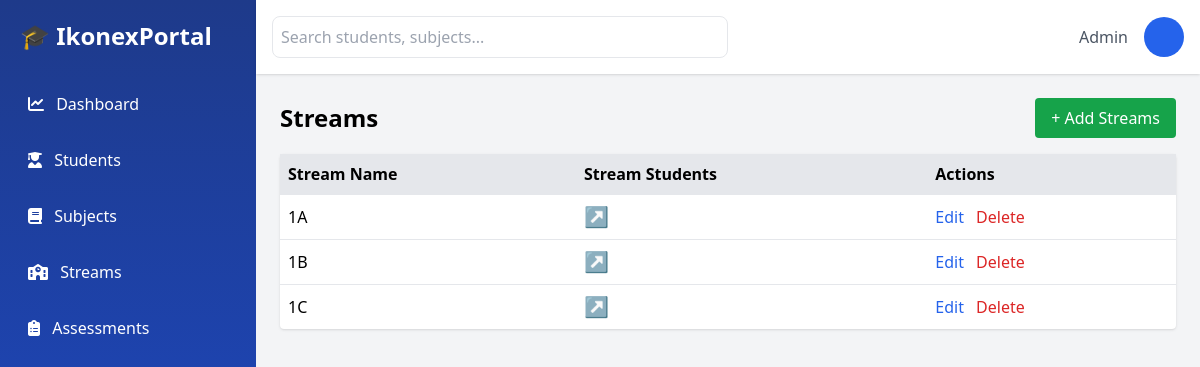
The page /streams/ on the database its author committed.
### Ikonex/models.py (models this page shows, shortened)
class ClassStream(models.Model):
    name = models.CharField(max_length=50, unique=True)

### Ikonex/views.py (the view)
# urls.py: path("streams/", StreamListView.as_view(), name='stream-list'),
class StreamListView(ListView):
    model = ClassStream
    template_name = "streams/stream_list.html"

### templates/streams/stream_list.html (shortened to what this page needs)
{% extends 'home/base.html' %}
{% block content %}
<div class="flex justify-between items-center mb-4">
    <h2 class="text-2xl font-bold">Streams</h2>
    <a href="{% url 'stream-create' %}"
       class="bg-green-600 text-white px-4 py-2 rounded">
        + Add Streams
    </a>
</div>
<table class="w-full bg-white shadow rounded">
    <thead class="bg-gray-200">
        <tr>
            <th class="p-2 text-left">Stream Name</th>
            <th class="p-2 text-left">Stream Students</th>
            <th class="p-2 text-left">Actions</th>
        </tr>
    </thead>
    <tbody>
        {% for stream in object_list %}
        <tr class="border-t">
            <td class="p-2"><a href="{% url 'class-performance' stream.id %}" >{{ stream.name }}</a> </td>
            <td class="p-2 text-xl"><a href="{% url 'class-students' stream.id %}" >↗️</a> </td>
            <td class="p-2 space-x-2">
                <a href="{% url 'update-stream' stream.id %}"
                   class="text-blue-600">Edit</a>
                <a href="{% url 'delete-stream' stream.id %}"
                   class="text-red-600">Delete</a>
            </td>
        </tr>
        {% endfor %}
    </tbody>
</table>
{% endblock %}

### rows shown on the page
ClassStream: name "1A"
ClassStream: name "1B"
ClassStream: name "1C"
